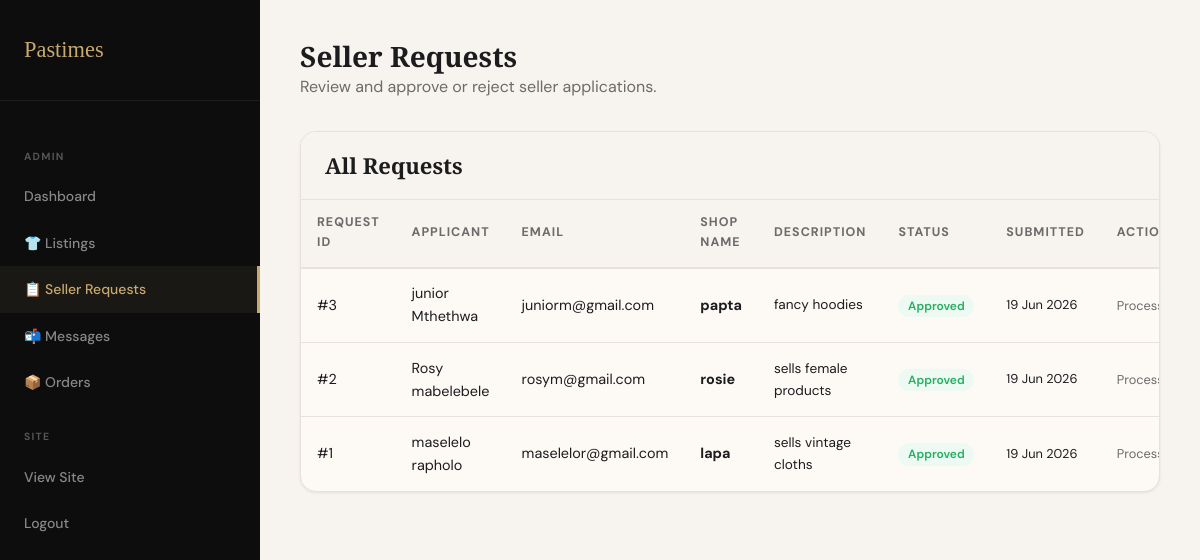
The app's page /admin/seller_requests.php (signed in) with its own data.
### tables this page shows
CREATE TABLE `tblsellerrequest` (
  `request_id` int(11) NOT NULL,
  `user_id` int(11) NOT NULL,
  `shop_name` varchar(100) NOT NULL,
  `shop_description` text DEFAULT NULL,
  `business_registration` varchar(50) DEFAULT NULL,
  `status` enum('pending','approved','rejected') DEFAULT 'pending',
  `requested_at` datetime DEFAULT current_timestamp(),
  `reviewed_at` datetime DEFAULT NULL,
  `admin_notes` text DEFAULT NULL
);

CREATE TABLE `tbluser` (
  `user_id` int(11) NOT NULL,
  `first_name` varchar(50) NOT NULL,
  `last_name` varchar(50) NOT NULL,
  `email` varchar(150) NOT NULL,
  `phone_number` varchar(20) DEFAULT NULL,
  `password_hash` varchar(255) NOT NULL,
  `profile_picture` varchar(255) DEFAULT NULL,
  `shop_name` varchar(100) DEFAULT NULL,
  `shop_description` text DEFAULT NULL,
  `province` varchar(50) DEFAULT NULL,
  `city` varchar(50) DEFAULT NULL,
  `reputation_score` decimal(3,2) DEFAULT 0.00,
  `total_sales` int(11) DEFAULT 0,
  `is_top_seller` tinyint(1) DEFAULT 0,
  `holiday_mode` tinyint(1) DEFAULT 0,
  `role` enum('buyer','seller','admin') DEFAULT 'buyer',
  `account_status` enum('active','pending','suspended','deleted') DEFAULT 'pending',
  `created_at` datetime DEFAULT current_timestamp(),
  `updated_at` datetime DEFAULT current_timestamp() ON UPDATE current_timestamp()
);

### admin/seller_requests.php (the view, shortened to what this page needs)
<?php
$conn = getDBConnection();
$requests = [];
$res = $conn->query("
    SELECT r.*, u.first_name, u.last_name, u.email, u.role
    FROM tblSellerRequest r
    JOIN tblUser u ON r.user_id = u.user_id
    ORDER BY CASE WHEN r.status = 'pending' THEN 0 ELSE 1 END, r.requested_at DESC
");
while ($row = $res->fetch_assoc()) $requests[] = $row;
?>
<!DOCTYPE html>
<html lang="en">
<head>
    <link rel="stylesheet" href="../css/style.css">
</head>
<body>
<div class="dashboard">
    <aside class="sidebar">
        <div class="sidebar-brand"><a href="../index.php">Pastimes</a></div>
        <nav class="sidebar-nav">
            <div class="sidebar-label">Admin</div>
            <a href="dashboard.php" class="sidebar-link">Dashboard</a>
            <a href="listings.php" class="sidebar-link">👕 Listings</a>
            <a href="seller_requests.php" class="sidebar-link active">📋 Seller Requests</a>
            <a href="messages.php" class="sidebar-link">📬 Messages</a>
            <a href="orders.php" class="sidebar-link">📦 Orders</a>
            <div class="sidebar-label">Site</div>
            <a href="../browse.php" class="sidebar-link">View Site</a>
            <a href="../logout.php" class="sidebar-link">Logout</a>
        </nav>
    </aside>
    <main class="dashboard-content">
        <div class="page-header">
            <h1>Seller Requests</h1>
            <p>Review and approve or reject seller applications.</p>
        </div>
        <div class="card">
            <div class="card-header"><h3>All Requests</h3></div>
            <div class="table-wrap">
                <table>
                    <thead>
                        <tr>
                            <th>Request ID</th><th>Applicant</th><th>Email</th><th>Shop Name</th>
                            <th>Description</th><th>Status</th><th>Submitted</th><th>Action</th>
                        </tr>
                    </thead>
                    <tbody>
                        <?php foreach ($requests as $r): ?>
                        <tr>
                            <td>#<?= $r['request_id'] ?></td>
                            <td><?= htmlspecialchars($r['first_name'] . ' ' . $r['last_name']) ?></td>
                            <td><?= htmlspecialchars($r['email']) ?></td>
                            <td><strong><?= htmlspecialchars($r['shop_name'] ?: '—') ?></strong></td>
                            <td style="max-width:150px;font-size:.85rem;"><?= htmlspecialchars(substr($r['shop_description'] ?? '', 0, 60)) ?><?= strlen($r['shop_description'] ?? '') > 60 ? '…' : '' ?></td>
                            <td>
                                <span class="status-badge status-<?= $r['status'] ?>"><?= ucfirst($r['status']) ?></span>
                            </td>
                            <td style="font-size:.8rem;"><?= date('d M Y', strtotime($r['requested_at'])) ?></td>
                            <td>
                                <?php if ($r['status'] === 'pending'): ?>
                                <div style="display:flex;gap:.4rem;">
                                    <button class="btn btn-success btn-sm" onclick="openActionModal(<?= $r['request_id'] ?>, 'approve', '<?= htmlspecialchars($r['shop_name']) ?>')">Approve</button>
                                    <button class="btn btn-danger btn-sm" onclick="openActionModal(<?= $r['request_id'] ?>, 'reject', '<?= htmlspecialchars($r['shop_name']) ?>')">Reject</button>
                                </div>
                                <?php else: ?>
                                <span style="color:var(--mid-grey);font-size:.8rem;">Processed</span>
                                <?php endif; ?>
                            </td>
                        </tr>
                        <?php endforeach; ?>
                    </tbody>
                </table>
            </div>
        </div>
    </main>
</div>
</body>
</html>

### css/style.css (style rules this page uses)
:root { --cream: #F7F3EE; --warm-white:#FDFAF6; --gold: #C8A96E; --gold-dark: #A8873E; --charcoal: #1C1C1E; --dark: #0D0D0D; --mid-grey: #6B6B6B; --light-grey:#E8E2DA; --rust: #8B3A2A; --sage: #4A6741; --error: #C0392B; --success: #27AE60; --pending: #E67E22; --font-display: 'Playfair Display', Georgia, serif; --font-body: 'DM Sans', sans-serif; --shadow-sm: 0 1px 3px rgba(0,0,0,.08); --shadow-md: 0 4px 16px rgba(0,0,0,.10); --shadow-lg: 0 12px 40px rgba(0,0,0,.15); --radius: 8px; --radius-lg: 16px; --transition: 0.25s ease; }
*, *::before, *::after { box-sizing: border-box; margin: 0; padding: 0; }
html { font-size: 16px; scroll-behavior: smooth; }
body { font-family: var(--font-body); background: var(--cream); color: var(--charcoal); line-height: 1.6; min-height: 100vh; }
a { color: var(--gold-dark); text-decoration: none; transition: color var(--transition); }
h1,h2,h3,h4 { font-family: var(--font-display); font-weight: 600; line-height: 1.2; }
h1 { font-size: clamp(2rem, 5vw, 3.5rem); }
h3 { font-size: 1.375rem; }
p { color: var(--mid-grey); }
.card { background: var(--warm-white); border-radius: var(--radius-lg); box-shadow: var(--shadow-sm); border: 1px solid var(--light-grey); overflow: hidden; transition: box-shadow var(--transition), transform var(--transition); }
.card-header { padding: 1.25rem 1.5rem; border-bottom: 1px solid var(--light-grey); background: var(--cream); }
.table-wrap { overflow-x: auto; }
table { width: 100%; border-collapse: collapse; }
th { background: var(--cream); padding: .85rem 1rem; text-align: left; font-size: .78rem; font-weight: 700; letter-spacing: .08em; text-transform: uppercase; color: var(--mid-grey); border-bottom: 2px solid var(--light-grey); }
td { padding: .85rem 1rem; border-bottom: 1px solid var(--light-grey); font-size: .9rem; vertical-align: middle; }
tr:last-child td { border-bottom: none; }
.dashboard { display: grid; grid-template-columns: 260px 1fr; min-height: 100vh; }
.sidebar { background: var(--dark); padding: 2rem 0; position: sticky; top: 0; height: 100vh; overflow-y: auto; }
.sidebar-brand { padding: 0 1.5rem 2rem; border-bottom: 1px solid rgba(255,255,255,.07); }
.sidebar-brand a { font-family: var(--font-display); font-size: 1.4rem; color: var(--gold); }
.sidebar-nav { padding: 1.5rem 0; }
.sidebar-label { padding: .5rem 1.5rem; font-size: .65rem; font-weight: 700; letter-spacing: .12em; text-transform: uppercase; color: #555; margin-top: 1rem; }
.sidebar-link { display: flex; align-items: center; gap: .75rem; padding: .75rem 1.5rem; color: #888; font-size: .875rem; font-weight: 500; transition: all var(--transition); }
.sidebar-link:hover, .sidebar-link.active { color: var(--gold); background: rgba(200,169,110,.07); border-right: 3px solid var(--gold); }
.dashboard-content { background: var(--cream); padding: 2.5rem; overflow-y: auto; }
.page-header { margin-bottom: 2rem; }
.page-header h1 { font-size: 1.75rem; }

### admin/seller_requests.php (style rules this page uses)
.status-badge { padding: .2rem .6rem; border-radius: 50px; font-size: .75rem; font-weight: 600; }
.status-approved { background: #edfaf3; color: #27ae60; }

### records on screen
tblsellerrequest: request_id "3", user.last_name "junior Mthethwa", user.email "juniorm@gmail.com", shop_name "papta", shop_description "fancy hoodies", status "Approved", requested_at "19 Jun 2026", shows "Processed"
tblsellerrequest: request_id "2", user.last_name "Rosy mabelebele", user.email "rosym@gmail.com", shop_name "rosie", shop_description "sells female products", status "Approved", requested_at "19 Jun 2026", shows "Processed"
tblsellerrequest: request_id "1", user.last_name "maselelo rapholo", user.email "maselelor@gmail.com", shop_name "lapa", shop_description "sells vintage cloths", status "Approved", requested_at "19 Jun 2026", shows "Processed"
